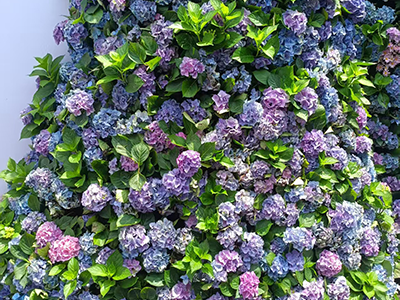
#> input picture img_distort/example.png, 400 x 300 px
$ python test.py   (older library calls are emulated)
#> lines starting #> are read from the running program, lines starting #| are printed output that depends on the picture
### img_distort/distort_lib.py
import os
import numpy as np
import cv2
from scipy import ndimage
from scipy.signal import convolve2d
from io import BytesIO
from PIL import Image
import time
import json
from skimage.metrics import peak_signal_noise_ratio   #用于计算psnr
import matplotlib.pyplot as plt  #用于可视化
STRONG_PARAMS = json.load(open("img_distort/params_restore.json", "r"))
#> (reads img_distort/params_restore.json from the repository)
class ImageDistortion:
    def __init__(self, image):
        if isinstance(image, str):
            self.image = cv2.imread(image)
            self.image = cv2.cvtColor(self.image, cv2.COLOR_BGR2RGB)
            self.filename = os.path.basename(image)
            self.name_without_ext = os.path.splitext(self.filename)[0]
        else:
            self.image = image.copy()
            # 为数组图像生成默认文件名
            timestamp = int(time.time())
            self.filename = f"image_{timestamp}.png"
            self.name_without_ext = f"image_{timestamp}"

        self.original_image = self.image.copy()

    def reset(self):
        """重置image为original_image"""
        self.image = self.original_image.copy()
        return self.image

    def additive_gaussian_noise(self, mean=0, std=25):
        """
        1. 加性高斯噪声
        """
        noise = np.random.normal(mean, std, self.image.shape)
        noisy_image = self.image.astype(np.float32) + noise
        self.image = np.clip(noisy_image, 0, 255).astype(np.uint8)
        return self.image

    def color_component_noise(self, luminance_std=10, color_std=30):
        """
        2. 色彩分量噪声
        """
        ycrcb = cv2.cvtColor(self.image, cv2.COLOR_RGB2YCrCb).astype(np.float32)

        y_noise = np.random.normal(0, luminance_std, ycrcb[:, :, 0].shape)
        cr_noise = np.random.normal(0, color_std, ycrcb[:, :, 1].shape)
        cb_noise = np.random.normal(0, color_std, ycrcb[:, :, 2].shape)

        ycrcb[:, :, 0] += y_noise
        ycrcb[:, :, 1] += cr_noise
        ycrcb[:, :, 2] += cb_noise

        ycrcb = np.clip(ycrcb, 0, 255)
        self.image = cv2.cvtColor(ycrcb.astype(np.uint8), cv2.COLOR_YCrCb2RGB)
        return self.image

    def spatially_correlated_noise(self, correlation_strength=0.8):
        """
        3. 空间相关噪声
        """
        h, w = self.image.shape[:2]
        white_noise = np.random.normal(0, 25, (h, w))

        kernel_size = int(5 * correlation_strength) + 1
        kernel = cv2.getGaussianKernel(kernel_size, kernel_size)
        kernel_2d = np.outer(kernel, kernel)
        correlated_noise = convolve2d(white_noise, kernel_2d, mode='same')

        correlated_noise = correlated_noise * (25 / np.std(correlated_noise))
        noisy_image = self.image.astype(np.float32) + correlated_noise[:, :, np.newaxis]
        self.image = np.clip(noisy_image, 0, 255).astype(np.uint8)
        return self.image

    def masked_noise(self, mask_threshold=128, noise_std=50):
        """
        4. 掩蔽噪声
        """
        gray = cv2.cvtColor(self.image, cv2.COLOR_RGB2GRAY)
        mask = gray > mask_threshold

        noise = np.random.normal(0, noise_std, self.image.shape)

        noisy_image = self.image.astype(np.float32)
        for c in range(3):
            noisy_image[:, :, c] = np.where(mask, noisy_image[:, :, c] + noise[:, :, c], noisy_image[:, :, c])

        self.image = np.clip(noisy_image, 0, 255).astype(np.uint8)
        return self.image

    def high_frequency_noise(self, frequency_cutoff=0.3, noise_std=30):
        """
        5. 高频噪声
        """
        h, w = self.image.shape[:2]
        x = np.linspace(-1, 1, w)
        y = np.linspace(-1, 1, h)
        xx, yy = np.meshgrid(x, y)

        frequency = 10 + int(20 * frequency_cutoff)
        high_freq_noise = np.sin(frequency * xx) * np.cos(frequency * yy)
        high_freq_noise = high_freq_noise * noise_std

        noisy_image = self.image.astype(np.float32) + high_freq_noise[:, :, np.newaxis]
        self.image = np.clip(noisy_image, 0, 255).astype(np.uint8)
        return self.image

    def impulse_noise(self, salt_prob=0.01, pepper_prob=0.01):
        """
        6. 脉冲噪声
        """
        noisy_image = self.image.copy()

        salt_mask = np.random.random(self.image.shape[:2]) < salt_prob
        noisy_image[salt_mask] = 255

        pepper_mask = np.random.random(self.image.shape[:2]) < pepper_prob
        noisy_image[pepper_mask] = 0

        self.image = noisy_image
        return self.image

    def quantization_noise(self, levels=16):
        """
        7. 量化噪声
        """
        step = 256 // levels
        quantized_image = (self.image // step) * step
        self.image = quantized_image.astype(np.uint8)
        return self.image

    def gaussian_blur(self, kernel_size=5, sigma=1.5):
        """
        8. 高斯模糊
        """
        self.image = cv2.GaussianBlur(self.image, (kernel_size, kernel_size), sigma)
        return self.image

    def image_denoising(self, method='bilateral', **kwargs):
        """
        9. 图像去噪
        """
        if method == 'bilateral':
            d = kwargs.get('d', 9)
            sigma_color = kwargs.get('sigma_color', 75)
            sigma_space = kwargs.get('sigma_space', 75)
            self.image = cv2.bilateralFilter(self.image, d, sigma_color, sigma_space)

        elif method == 'nlmeans':
            h = kwargs.get('h', 10)
            self.image = cv2.fastNlMeansDenoisingColored(self.image, None, h, h, 7, 21)

        return self.image

    def jpeg_compression(self, quality=50):
        """
        10. JPEG压缩
        """
        pil_image = Image.fromarray(self.image)
        buffer = BytesIO()
        pil_image.save(buffer, format='JPEG', quality=quality)
        buffer.seek(0)
        compressed_image = Image.open(buffer)
        self.image = np.array(compressed_image)
        return self.image

    def jpeg2000_compression(self, quality=50):
        """
        11. JPEG2000压缩
        """
        try:
            pil_image = Image.fromarray(self.image)
            buffer = BytesIO()
            pil_image.save(buffer, format='JPEG2000', quality_mode='rates', quality_layers=[quality])
            buffer.seek(0)
            compressed_image = Image.open(buffer)
            self.image = np.array(compressed_image)
        except Exception as e:
            print(f"JPEG2000压缩失败: {e}")
            self.jpeg_compression(quality)

        return self.image

    def jpeg_transmission_errors(self, error_prob=0.01):
        """
        12. JPEG传输错误
        """
        self.jpeg_compression(75)

        h, w = self.image.shape[:2]
        block_size = 8

        for i in range(0, h, block_size):
            for j in range(0, w, block_size):
                if np.random.random() < error_prob:
                    i_end = min(i + block_size, h)
                    j_end = min(j + block_size, w)
                    self.image[i:i_end, j:j_end] = np.random.randint(0, 256,
                                                                     (i_end - i, j_end - j, 3))

        return self.image

    def jpeg2000_transmission_errors(self, error_prob=0.01):
        """
        13. JPEG2000传输错误
        """
        self.jpeg2000_compression(75)

        h, w = self.image.shape[:2]
        num_errors = int(error_prob * h * w)

        for _ in range(num_errors):
            i, j = np.random.randint(0, h), np.random.randint(0, w)
            self.image[i, j] = np.random.randint(0, 256, 3)

        return self.image

    def non_eccentricity_pattern_noise(self, pattern_strength=0.1):
        """
        14. 非偏心模式噪声
        """
        h, w = self.image.shape[:2]

        x = np.linspace(0, 4 * np.pi, w)
        y = np.linspace(0, 4 * np.pi, h)
        xx, yy = np.meshgrid(x, y)

        pattern = (np.sin(xx) * np.cos(yy) +
                   np.sin(2 * xx) * np.cos(2 * yy) +
                   np.sin(3 * xx) * np.cos(3 * yy)) / 3

        pattern = pattern * pattern_strength * 255

        noisy_image = self.image.astype(np.float32) + pattern[:, :, np.newaxis]
        self.image = np.clip(noisy_image, 0, 255).astype(np.uint8)
        return self.image

    def local_block_distortions(self, block_size=32, distortion_intensity=0.3):
        """
        15. 局部块状失真
        """
        h, w = self.image.shape[:2]

        for i in range(0, h, block_size):
            for j in range(0, w, block_size):
                if np.random.random() < 0.3:
                    i_end = min(i + block_size, h)
                    j_end = min(j + block_size, w)

                    distortion_type = np.random.choice(['blur', 'noise', 'brightness'])

                    if distortion_type == 'blur':
                        block = self.image[i:i_end, j:j_end]
                        self.image[i:i_end, j:j_end] = cv2.GaussianBlur(block, (5, 5), 1)

                    elif distortion_type == 'noise':
                        noise = np.random.normal(0, distortion_intensity * 50,
                                                 (i_end - i, j_end - j, 3))
                        self.image[i:i_end, j:j_end] = np.clip(
                            self.image[i:i_end, j:j_end].astype(np.float32) + noise, 0, 255
                        ).astype(np.uint8)

                    elif distortion_type == 'brightness':
                        adjustment = np.random.uniform(0.5, 1.5)
                        self.image[i:i_end, j:j_end] = np.clip(
                            self.image[i:i_end, j:j_end].astype(np.float32) * adjustment, 0, 255
                        ).astype(np.uint8)

        return self.image

    def mean_shift(self, shift_value=50):
        """
        16. 均值偏移
        """
        shifted_image = self.image.astype(np.float32) + shift_value
        self.image = np.clip(shifted_image, 0, 255).astype(np.uint8)
        return self.image

    def contrast_change(self, contrast_factor=1.5):
        """
        17. 对比度变化
        """
        mean_intensity = np.mean(self.image)
        adjusted_image = (self.image.astype(np.float32) - mean_intensity) * contrast_factor + mean_intensity
        self.image = np.clip(adjusted_image, 0, 255).astype(np.uint8)
        return self.image

    def color_saturation_change(self, saturation_factor=1.5):
        """
        18. 色彩饱和度变化
        """
        hsv = cv2.cvtColor(self.image, cv2.COLOR_RGB2HSV).astype(np.float32)
        hsv[:, :, 1] = np.clip(hsv[:, :, 1] * saturation_factor, 0, 255)
        self.image = cv2.cvtColor(hsv.astype(np.uint8), cv2.COLOR_HSV2RGB)
        return self.image

    def multiplicative_gaussian_noise(self, mean=1, std=0.1):
        """
        19. 乘性高斯噪声
        """
        noise = np.random.normal(mean, std, self.image.shape)
        noisy_image = self.image.astype(np.float32) * noise
        self.image = np.clip(noisy_image, 0, 255).astype(np.uint8)
        return self.image

    def comfort_noise(self, noise_level=0.1):
        """
        20. 舒适噪声
        """
        noise = np.random.normal(0, noise_level * 25, self.image.shape)
        noisy_image = self.image.astype(np.float32) + noise
        self.image = np.clip(noisy_image, 0, 255).astype(np.uint8)
        return self.image

    def lossy_compression_noisy_images(self, noise_std=20, compression_quality=30):
        """
        21. 噪声图像的有损压缩
        """
        self.additive_gaussian_noise(0, noise_std)
        self.jpeg_compression(compression_quality)
        return self.image

    def color_quantization_dither(self, levels=8):
        """
        22. 带抖动的颜色量化
        """
        # 将图像转换为浮点数类型
        image_float = self.image.astype(np.float32)
        h, w, c = image_float.shape

        # 计算量化步长
        step = 255.0 / (levels - 1)

        # 为每个颜色通道单独处理
        for channel in range(c):
            # 获取当前通道
            channel_data = image_float[:, :, channel].copy()

            # 逐行处理，但对每行使用向量化操作
            for i in range(h):
                # 获取当前行
                row = channel_data[i, :].copy()

                # 量化当前行
                quantized_row = np.round(row / step) * step

                # 计算量化误差
                error_row = row - quantized_row

                # 更新当前行
                channel_data[i, :] = quantized_row

                # 扩散误差到下一行（如果不是最后一行）
                if i < h - 1:
                    # 获取下一行
                    next_row = channel_data[i + 1, :].copy()

                    # 向左下扩散 (3/16)
                    if w > 1:  # 确保有足够的列
                        next_row[1:] += error_row[:-1] * (3.0 / 16.0)

                    # 直接向下扩散 (5/16)
                    next_row += error_row * (5.0 / 16.0)

                    # 向右下扩散 (1/16)
                    if w > 1:  # 确保有足够的列
                        next_row[:-1] += error_row[1:] * (1.0 / 16.0)

                    # 更新下一行
                    channel_data[i + 1, :] = next_row

                # 向右扩散到当前行的后续像素 (7/16)
                if w > 1:  # 确保有足够的列
                    channel_data[i, 1:] += error_row[:-1] * (7.0 / 16.0)

            # 更新图像通道
            image_float[:, :, channel] = channel_data

        # 确保像素值在有效范围内
        image_float = np.clip(image_float, 0, 255)

        # 转换回uint8类型
        self.image = image_float.astype(np.uint8)
        return self.image

    def chromatic_aberrations(self, aberration_strength=2):
        """
        23. 色差
        """
        r, g, b = self.image[:, :, 0], self.image[:, :, 1], self.image[:, :, 2]

        displacement = aberration_strength

        r_shifted = np.roll(r, displacement, axis=1)
        r_shifted = np.roll(r_shifted, displacement, axis=0)

        b_shifted = np.roll(b, -displacement, axis=1)
        b_shifted = np.roll(b_shifted, -displacement, axis=0)

        aberrated_image = np.stack([r_shifted, g, b_shifted], axis=2)
        self.image = aberrated_image
        return self.image

    def sparse_sampling_reconstruction(self, sampling_ratio=0.7):
        """
        24. 稀疏采样和重建
        """
        h, w, c = self.image.shape

        mask = np.random.random((h, w)) < sampling_ratio

        sampled_image = self.image.copy()
        sampled_image[~mask] = 0

        reconstructed_image = np.zeros_like(self.image)
        for channel in range(c):
            reconstructed_image[:, :, channel] = ndimage.median_filter(
                sampled_image[:, :, channel], size=3
            )

        self.image = reconstructed_image
        return self.image

    def ringing_artifacts(self, strength=0.3, frequency_scale=5.0):
        """
        25. 图像振铃失真
        """
        # 将图像转换为浮点数类型
        image_float = self.image.astype(np.float32)
        h, w, c = image_float.shape

        gray = cv2.cvtColor(self.image, cv2.COLOR_RGB2GRAY)
        laplacian = cv2.Laplacian(gray, cv2.CV_32F)
        laplacian_norm = cv2.normalize(laplacian, None, 0, 1, cv2.NORM_MINMAX)
        edge_mask = (laplacian_norm > 0.1).astype(np.float32)
        edge_mask_blur = cv2.GaussianBlur(edge_mask, (0, 0), sigmaX=3.0)

        x_coords = np.linspace(0, 2 * np.pi * frequency_scale, w)
        y_coords = np.linspace(0, 2 * np.pi * frequency_scale, h)
        xx, yy = np.meshgrid(x_coords, y_coords)

        ringing_pattern = (
                np.sin(xx) * np.cos(yy) * 0.5 +
                np.sin(2 * xx) * np.cos(2 * yy) * 0.3 +
                np.sin(4 * xx) * np.cos(4 * yy) * 0.2
        )

        ringing_pattern = ringing_pattern * edge_mask_blur
        ringing_pattern = ringing_pattern * strength * 100

        for channel in range(c):
            channel_data = image_float[:, :, channel]
            channel_data += ringing_pattern
            image_float[:, :, channel] = channel_data

        image_float = np.clip(image_float, 0, 255)
        self.image = image_float.astype(np.uint8)
        return self.image

    def calculate_psnr(self, reference_image=None):
        """
        PSNR计算
        """
        if reference_image is None:
            reference_image = self.original_image

        if self.image.shape != reference_image.shape:
            reference_image = cv2.resize(reference_image,
                                         (self.image.shape[1], self.image.shape[0]))

        return peak_signal_noise_ratio(reference_image, self.image)

    # [48 lines left out: function visualize_distortions, not called in this run]

    def save_imgs(self, output_dir="./output_imgs", params=None):
        """
        存储图像
        """
        if not os.path.exists(output_dir):
            os.makedirs(output_dir)

        # 定义失真方法及其参数
        distortion_methods = [
            ("additive_gaussian_noise",
             params.get("additive_gaussian_noise", {"mean": 0, "std": 25}) if params else {"mean": 0, "std": 25}),

            ("color_component_noise",
             params.get("color_component_noise", {"luminance_std": 10, "color_std": 30}) if params else {
                 "luminance_std": 10, "color_std": 30}),

            ("spatially_correlated_noise",
             params.get("spatially_correlated_noise", {"correlation_strength": 0.8}) if params else {
                 "correlation_strength": 0.8}),

            ("masked_noise",
             params.get("masked_noise", {"mask_threshold": 128, "noise_std": 50}) if params else {"mask_threshold": 128,
                                                                                                  "noise_std": 50}),

            ("high_frequency_noise",
             params.get("high_frequency_noise", {"frequency_cutoff": 0.3, "noise_std": 30}) if params else {
                 "frequency_cutoff": 0.3, "noise_std": 30}),

            ("impulse_noise",
             params.get("impulse_noise", {"salt_prob": 0.01, "pepper_prob": 0.01}) if params else {"salt_prob": 0.01,
                                                                                                   "pepper_prob": 0.01}),

            ("quantization_noise",
             params.get("quantization_noise", {"levels": 16}) if params else {"levels": 16}),

            ("gaussian_blur",
             params.get("gaussian_blur", {"kernel_size": 5, "sigma": 1.5}) if params else {"kernel_size": 5,
                                                                                           "sigma": 1.5}),

            ("image_denoising",
             params.get("image_denoising", {"method": "bilateral"}) if params else {"method": "bilateral"}),

            ("jpeg_compression",
             params.get("jpeg_compression", {"quality": 50}) if params else {"quality": 50}),

            ("jpeg2000_compression",
             params.get("jpeg2000_compression", {"quality": 50}) if params else {"quality": 50}),

            ("jpeg_transmission_errors",
             params.get("jpeg_transmission_errors", {"error_prob": 0.01}) if params else {"error_prob": 0.01}),

            ("jpeg2000_transmission_errors",
             params.get("jpeg2000_transmission_errors", {"error_prob": 0.01}) if params else {"error_prob": 0.01}),

            ("non_eccentricity_pattern_noise",
             params.get("non_eccentricity_pattern_noise", {"pattern_strength": 0.1}) if params else {
                 "pattern_strength": 0.1}),

            ("local_block_distortions",
             params.get("local_block_distortions", {"block_size": 32, "distortion_intensity": 0.3}) if params else {
                 "block_size": 32, "distortion_intensity": 0.3}),

            ("mean_shift",
             params.get("mean_shift", {"shift_value": 50}) if params else {"shift_value": 50}),

            ("contrast_change",
             params.get("contrast_change", {"contrast_factor": 1.5}) if params else {"contrast_factor": 1.5}),

            ("color_saturation_change",
             params.get("color_saturation_change", {"saturation_factor": 1.5}) if params else {
                 "saturation_factor": 1.5}),

            ("multiplicative_gaussian_noise",
             params.get("multiplicative_gaussian_noise", {"mean": 1, "std": 0.1}) if params else {"mean": 1,
                                                                                                  "std": 0.1}),

            ("comfort_noise",
             params.get("comfort_noise", {"noise_level": 0.1}) if params else {"noise_level": 0.1}),

            ("lossy_compression_noisy_images",
             params.get("lossy_compression_noisy_images", {"noise_std": 20, "compression_quality": 30}) if params else {
                 "noise_std": 20, "compression_quality": 30}),

            ("color_quantization_dither",
             params.get("color_quantization_dither", {"levels": 8}) if params else {"levels": 8}),

            ("chromatic_aberrations",
             params.get("chromatic_aberrations", {"aberration_strength": 2}) if params else {"aberration_strength": 2}),

            ("sparse_sampling_reconstruction",
             params.get("sparse_sampling_reconstruction", {"sampling_ratio": 0.7}) if params else {
                 "sampling_ratio": 0.7}),

            ("ringing_artifacts",
             params.get("ringing_artifacts", {"strength":0.3, "frequency_scale":5.0}) if params else {"strength":0.3, "frequency_scale":5.0})
        ]

        # 应用并保存每种失真
        for i, (method_name, method_params) in enumerate(distortion_methods, 1):
            try:
                self.reset()
                distortion_method = getattr(self, method_name)
                if method_params:
                    distortion_method(**method_params)
                else:
                    distortion_method()
                psnr = self.calculate_psnr()
                original_path = os.path.join(output_dir, f"{self.name_without_ext}_01.png")
                cv2.imwrite(original_path, cv2.cvtColor(self.original_image, cv2.COLOR_RGB2BGR))

                output_filename = f"{self.name_without_ext}_{i+1:02d}.png"
                output_path = os.path.join(output_dir, output_filename)
                cv2.imwrite(output_path, cv2.cvtColor(self.image, cv2.COLOR_RGB2BGR))

                print(f"保存失真图像 {i:02d}/{len(distortion_methods)}: {output_path} (PSNR: {psnr:.2f}dB)")

            except Exception as e:
                print(f"应用失真 {method_name} 时出错: {e}")

        print(f"\n所有失真图像已保存到目录: {output_dir}")

### img_distort/test.py
import distort_lib
import PIL.Image as Image
import numpy as np
imagearray = np.array(Image.open("example.png"))
#> imagearray is the input picture: shape (300, 400, 3); mean R, G, B 101.4, 114.9, 106.3
distorter = distort_lib.ImageDistortion(imagearray)

custom_params = {
        'additive_gaussian_noise': {"mean": 0, "std": 25},
    }
distorter.save_imgs(params=custom_params)
#> the loop in save_imgs, `for i, (method_name, method_params) in enumerate(distortion_methods, 1):` made 25 passes
#> psnr on passes 1 to 8: 20.62, 16.49, 20.63, 19.53, 24.86, 21.72, 29.19, 18.32
#> (printed output is left out)
#> pass 1, in additive_gaussian_noise, `noisy_image = self.image.astype(np.float32) + noise`:
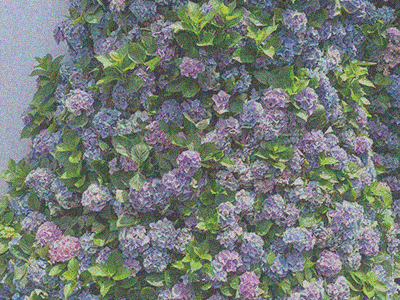
#> noisy_image: shape (300, 400, 3) float64; mean R, G, B 101.3, 115, 106.3; drawn with min black and max white
#> pass 1, in additive_gaussian_noise, `self.image = np.clip(noisy_image, 0, 255).astype(np.uint8)`:
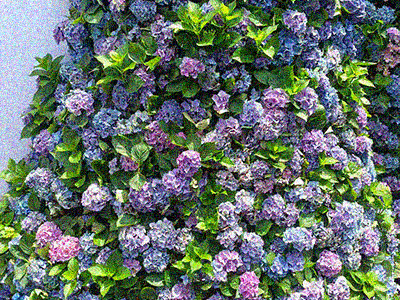
#> self.image: shape (300, 400, 3); mean R, G, B 101.4, 114.6, 106.3
#| 所有失真图像已保存到目录: ./output_imgs
